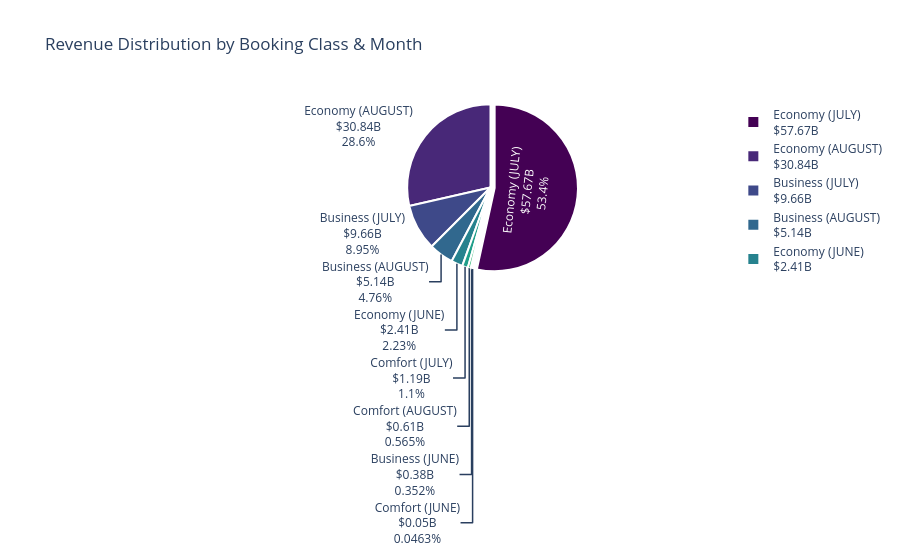

This figure's notebook cell:
### Code cell
import plotly.express as px
# Create custom labels
df["Label"] = df.apply(lambda row: f"{row['Booking Class']} ({row['Booking Month']})<br>${row['Total Revenue (Billions)']:,.2f}B", axis=1)

# Create Pie Chart in Plotly
fig = px.pie(
    df, 
    names="Label", 
    values="Total Revenue (Billions)", 
    title="Revenue Distribution by Booking Class & Month",
    color_discrete_sequence=px.colors.sequential.Viridis
)

# Customize layout
fig.update_traces(
    textinfo="percent+label",  # Show both percentage and label
    pull=[0.05 if x == df["Total Revenue (Billions)"].max() else 0 for x in df["Total Revenue (Billions)"]],  # Slightly pull largest slice
    marker=dict(line=dict(color="white", width=2))  # Add border to slices
)

# Show Plot

### Figure 1 — Plotly figure (JSON) as saved in the notebook; plotly's stock layout.template omitted (floating-point values rounded to 4 significant figures)
{"data": [{"domain": {"x": [0, 1], "y": [0, 1]}, "hovertemplate": "Label=%{label}<br>Total Revenue (Billions)=%{value}<extra></extra>", "labels": ["Business (AUGUST)<br>$5.14B", "Comfort (AUGUST)<br>$0.61B", "Economy (AUGUST)<br>$30.84B", "Business (JULY)<br>$9.66B", "Comfort (JULY)<br>$1.19B", "Economy (JULY)<br>$57.67B", "Business (JUNE)<br>$0.38B", "Comfort (JUNE)<br>$0.05B", "Economy (JUNE)<br>$2.41B"], "legendgroup": "", "marker": {"line": {"color": "white", "width": 2}}, "name": "", "pull": [0, 0, 0, 0, 0, 0.05, 0, 0, 0], "showlegend": true, "textinfo": "percent+label", "type": "pie", "values": [5.14, 0.61, 30.84, 9.66, 1.19, 57.67, 0.38, 0.05, 2.41]}], "layout": {"legend": {"tracegroupgap": 0}, "piecolorway": ["#440154", "#482878", "#3e4989", "#31688e", "#26828e", "#1f9e89", "#35b779", "#6ece58", "#b5de2b", "#fde725"], "title": {"text": "Revenue Distribution by Booking Class & Month"}}}
